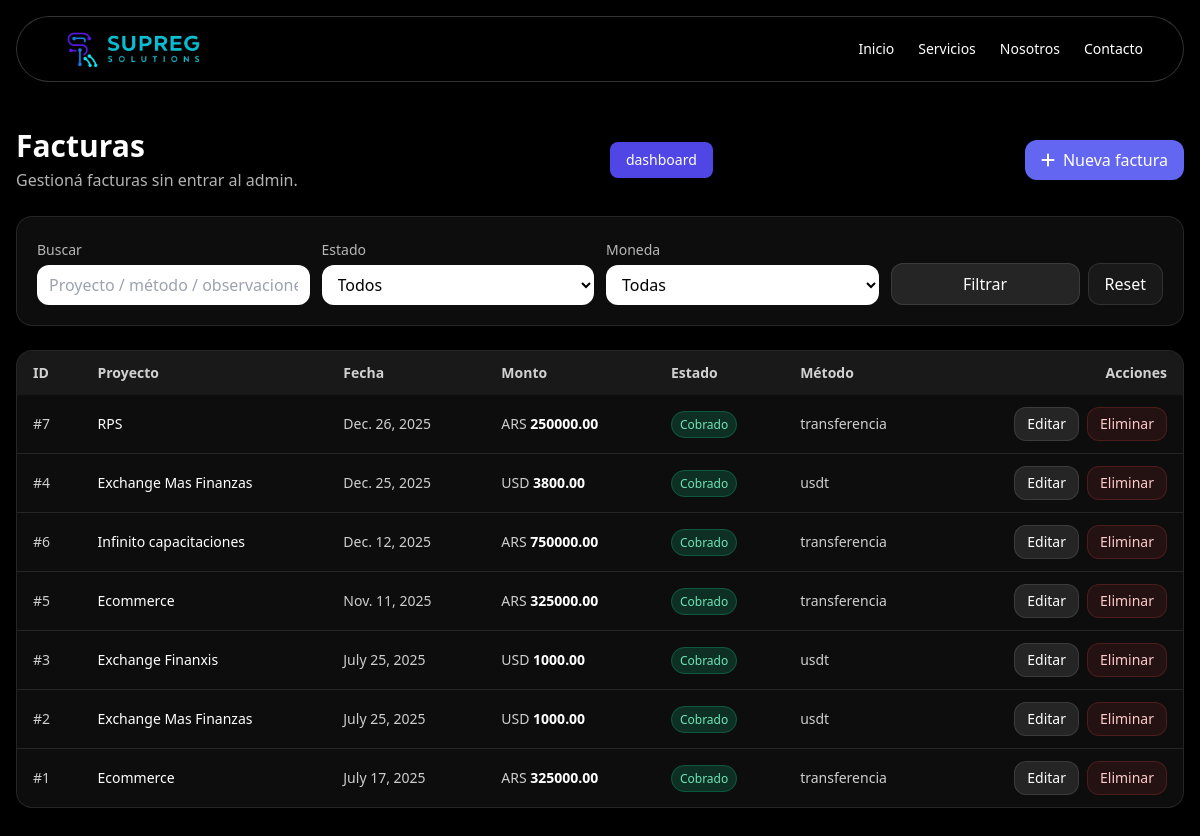
Page /dashboard/facturas/ (signed in) on the committed database.
### webapp/models.py (models this page shows, shortened)
class Factura(models.Model):
    proyecto = models.ForeignKey(Proyecto, on_delete=models.CASCADE)
    fecha = models.DateField()
    monto = models.DecimalField(max_digits=10, decimal_places=2)
    moneda = models.CharField(
        max_length=3,
        choices=[
            ('ARS', 'Pesos'),
            ('USD', 'Dólares'),
        ],
        default='ARS'
    )
    estado = models.CharField(max_length=20, choices=[('pendiente', 'Pendiente'), ('cobrado', 'Cobrado')])
    metodo_pago = models.CharField(max_length=50, blank=True, null=True)
    observaciones = models.TextField(blank=True, null=True)

class Proyecto(models.Model):
    MONEDAS = [
        ('ARS', 'Pesos Argentinos'),
        ('USD', 'Dólares Americanos'),
    ]
    cliente = models.ForeignKey(Cliente, on_delete=models.CASCADE, related_name="proyectos")
    nombre = models.CharField(max_length=150)
    descripcion = models.TextField(blank=True, null=True)
    fecha_inicio = models.DateField()
    fecha_entrega = models.DateField(blank=True, null=True)
    estado = models.CharField(max_length=20, choices=[
        ('pendiente', 'Pendiente'),
        ('en_curso', 'En curso'),
        ('pausado', 'Pausado'),
        ('terminado', 'Terminado'),
        ('entregado', 'Entregado')
    ])
    moneda = models.CharField(max_length=3, choices=MONEDAS, default='ARS')  # NUEVO
    precio = models.DecimalField(max_digits=12, decimal_places=2)  # total presupuestado
    monto_cobrado = models.DecimalField(max_digits=12, decimal_places=2, default=0)  # total facturado
    observaciones = models.TextField(blank=True, null=True)

### webapp/views.py (the view)
# urls.py: path("dashboard/facturas/", facturas_list, name="facturas_list"),
@login_required
def facturas_list(request):
    qs = Factura.objects.select_related("proyecto").order_by("-fecha", "-id")
    q = request.GET.get("q", "").strip()
    estado = request.GET.get("estado", "").strip()
    moneda = request.GET.get("moneda", "").strip()
    proyecto_id = request.GET.get("proyecto", "").strip()
    if q:
        qs = qs.filter(
            Q(proyecto__nombre__icontains=q)
            | Q(metodo_pago__icontains=q)
            | Q(observaciones__icontains=q)
        )
    if estado in ("pendiente", "cobrado"):
        qs = qs.filter(estado=estado)
    if moneda in ("ARS", "USD"):
        qs = qs.filter(moneda=moneda)
    if proyecto_id.isdigit():
        qs = qs.filter(proyecto_id=int(proyecto_id))
    context = {
        "facturas": qs,
        "filters": {"q": q, "estado": estado, "moneda": moneda, "proyecto": proyecto_id},
    }
    return render(request, "facturas_list.html", context)

### webapp/templates/facturas_list.html (shortened to what this page needs)
{% extends "base.html" %}
{% block content %}
<section class="max-w-7xl mx-auto px-4 pt-32 fade-in">
  <div class="flex flex-col md:flex-row md:items-center md:justify-between gap-4 mb-6">
    <div>
      <h1 class="text-3xl font-bold">Facturas</h1>
      <p class="text-white/70 mt-1">Gestioná facturas sin entrar al admin.</p>
    </div>
    <a href="{% url 'dashboard' %}"
      class="bg-indigo-600 hover:bg-indigo-700 text-white px-4 py-2 rounded-lg text-sm shadow">dashboard</a>
    <a href="{% url 'factura_create' %}"
       class="inline-flex items-center justify-center gap-2 px-4 py-2 rounded-xl bg-indigo-500 hover:bg-indigo-600 transition font-medium">
      <i class="fa-solid fa-plus"></i>
      Nueva factura
    </a>
  </div>
  <form method="get"
        class="bg-white/5 border border-white/10 rounded-2xl p-4 md:p-5 mb-6">
    <div class="grid grid-cols-1 md:grid-cols-4 gap-3">
      <div>
        <label class="text-sm text-white/70">Buscar</label>
        <input type="text" name="q" value="{{ filters.q }}"
               placeholder="Proyecto / método / observaciones"
               class="mt-1 w-full rounded-xl px-3 py-2 bg-white text-black outline-none focus:ring-2 focus:ring-indigo-400">
      </div>
      <div>
        <label class="text-sm text-white/70">Estado</label>
        <select name="estado"
                class="mt-1 w-full rounded-xl px-3 py-2 bg-white text-black outline-none focus:ring-2 focus:ring-indigo-400">
          <option value="">Todos</option>
        </select>
      </div>
      <div>
        <label class="text-sm text-white/70">Moneda</label>
        <select name="moneda"
                class="mt-1 w-full rounded-xl px-3 py-2 bg-white text-black outline-none focus:ring-2 focus:ring-indigo-400">
          <option value="">Todas</option>
        </select>
      </div>
      <div class="flex items-end gap-2">
        <button type="submit"
                class="w-full rounded-xl px-4 py-2 bg-white/10 hover:bg-white/20 transition border border-white/10">
          Filtrar
        </button>
        <a href="{% url 'facturas_list' %}"
           class="rounded-xl px-4 py-2 bg-white/5 hover:bg-white/10 transition border border-white/10 whitespace-nowrap">
          Reset
        </a>
      </div>
    </div>
  </form>
  <div class="bg-white/5 border border-white/10 rounded-2xl overflow-hidden">
    <div class="overflow-x-auto">
      <table class="min-w-full text-sm">
        <thead class="bg-white/5 text-white/80">
          <tr>
            <th class="text-left px-4 py-3">ID</th>
            <th class="text-left px-4 py-3">Proyecto</th>
            <th class="text-left px-4 py-3">Fecha</th>
            <th class="text-left px-4 py-3">Monto</th>
            <th class="text-left px-4 py-3">Estado</th>
            <th class="text-left px-4 py-3">Método</th>
            <th class="text-right px-4 py-3">Acciones</th>
          </tr>
        </thead>
        <tbody class="divide-y divide-white/10">
          {% for f in facturas %}
          <tr class="hover:bg-white/5 transition">
            <td class="px-4 py-3 text-white/80">#{{ f.id }}</td>
            <td class="px-4 py-3 font-medium">{{ f.proyecto.nombre }}</td>
            <td class="px-4 py-3 text-white/80">{{ f.fecha }}</td>
            <td class="px-4 py-3">
              <span class="text-white/80">{{ f.moneda }}</span>
              <span class="font-semibold">{{ f.monto }}</span>
            </td>
            <td class="px-4 py-3">
              {% if f.estado == "cobrado" %}
                <span class="px-2 py-1 rounded-full text-xs bg-emerald-500/20 text-emerald-300 border border-emerald-500/30">
                  Cobrado
                </span>
              {% else %}
                <span class="px-2 py-1 rounded-full text-xs bg-amber-500/20 text-amber-300 border border-amber-500/30">
                  Pendiente
                </span>
              {% endif %}
            </td>
            <td class="px-4 py-3 text-white/80">{{ f.metodo_pago|default:"-" }}</td>
            <td class="px-4 py-3">
              <div class="flex justify-end gap-2">
                <a href="{% url 'factura_update' f.id %}"
                   class="px-3 py-1.5 rounded-xl bg-white/10 hover:bg-white/20 transition border border-white/10">
                  Editar
                </a>
                <a href="{% url 'factura_delete' f.id %}"
                   class="px-3 py-1.5 rounded-xl bg-red-500/10 hover:bg-red-500/20 transition border border-red-500/20 text-red-200">
                  Eliminar
                </a>
              </div>
            </td>
          </tr>
          {% empty %}
          <tr>
            <td colspan="7" class="px-4 py-8 text-center text-white/60">
              No hay facturas cargadas.
            </td>
          </tr>
          {% endfor %}
        </tbody>
      </table>
    </div>
  </div>
</section>
{% endblock %}

### webapp/static/style.css (style rules this page uses)
.fade-in { opacity: 0; transform: translateY(20px); transition: opacity 1s ease-out, transform 1s ease-out; }
.fade-in.show { opacity: 1; transform: translateY(0); }

### webapp/templates/base.html (style rules this page uses)
input { color: black !important; }
select { color: black !important; }

### rows in the picture
Factura: id "7", proyecto.nombre "RPS", fecha "Dec. 26, 2025", moneda "ARS", monto "250000.00", estado "Cobrado", metodo_pago "transferencia"
Factura: id "4", proyecto.nombre "Exchange Mas Finanzas", fecha "Dec. 25, 2025", moneda "USD", monto "3800.00", estado "Cobrado", metodo_pago "usdt"
Factura: id "6", proyecto.nombre "Infinito capacitaciones", fecha "Dec. 12, 2025", moneda "ARS", monto "750000.00", estado "Cobrado", metodo_pago "transferencia"
Factura: id "5", proyecto.nombre "Ecommerce", fecha "Nov. 11, 2025", moneda "ARS", monto "325000.00", estado "Cobrado", metodo_pago "transferencia"
Factura: id "3", proyecto.nombre "Exchange Finanxis", fecha "July 25, 2025", moneda "USD", monto "1000.00", estado "Cobrado", metodo_pago "usdt"
Factura: id "2", proyecto.nombre "Exchange Mas Finanzas", fecha "July 25, 2025", moneda "USD", monto "1000.00", estado "Cobrado", metodo_pago "usdt"
Factura: id "1", proyecto.nombre "Ecommerce", fecha "July 17, 2025", moneda "ARS", monto "325000.00", estado "Cobrado", metodo_pago "transferencia"
